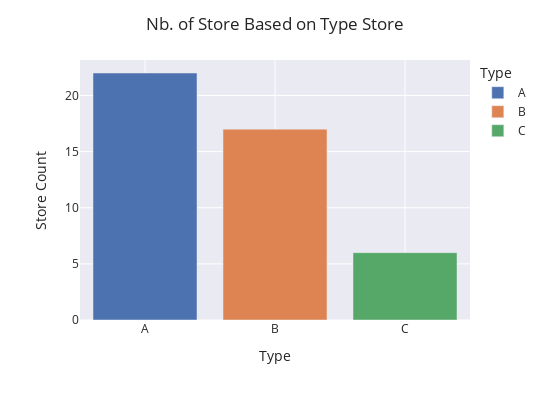

The cell this chart's notebook holds for it:
### Code cell
custom_aggregation = {}
custom_aggregation["Store"] = "count"
data0 = data1.groupby("Type").agg(custom_aggregation)
data0.columns = ["Store Count"]
data0['Type'] = data0.index

fig = px.bar(data0, x='Type', y="Store Count", color="Type")
fig['layout'].update(height=400, width=550, title='Nb. of Store Based on Type Store')
fig.show()

### Figure 1 — Plotly figure (JSON) as saved in the notebook; plotly's stock layout.template omitted (floating-point values rounded to 4 significant figures)
{"data": [{"alignmentgroup": "True", "hovertemplate": "Type=%{x}<br>Store Count=%{y}<extra></extra>", "legendgroup": "A", "marker": {"color": "rgb(76,114,176)"}, "name": "A", "offsetgroup": "A", "orientation": "v", "showlegend": true, "textposition": "auto", "type": "bar", "x": ["A"], "xaxis": "x", "y": [22], "yaxis": "y"}, {"alignmentgroup": "True", "hovertemplate": "Type=%{x}<br>Store Count=%{y}<extra></extra>", "legendgroup": "B", "marker": {"color": "rgb(221,132,82)"}, "name": "B", "offsetgroup": "B", "orientation": "v", "showlegend": true, "textposition": "auto", "type": "bar", "x": ["B"], "xaxis": "x", "y": [17], "yaxis": "y"}, {"alignmentgroup": "True", "hovertemplate": "Type=%{x}<br>Store Count=%{y}<extra></extra>", "legendgroup": "C", "marker": {"color": "rgb(85,168,104)"}, "name": "C", "offsetgroup": "C", "orientation": "v", "showlegend": true, "textposition": "auto", "type": "bar", "x": ["C"], "xaxis": "x", "y": [6], "yaxis": "y"}], "layout": {"barmode": "relative", "height": 400, "legend": {"title": {"text": "Type"}, "tracegroupgap": 0}, "margin": {"t": 60}, "title": {"text": "Nb. of Store Based on Type Store"}, "width": 550, "xaxis": {"anchor": "y", "categoryarray": ["A", "B", "C"], "categoryorder": "array", "domain": [0, 1], "title": {"text": "Type"}}, "yaxis": {"anchor": "x", "domain": [0, 1], "title": {"text": "Store Count"}}}}
